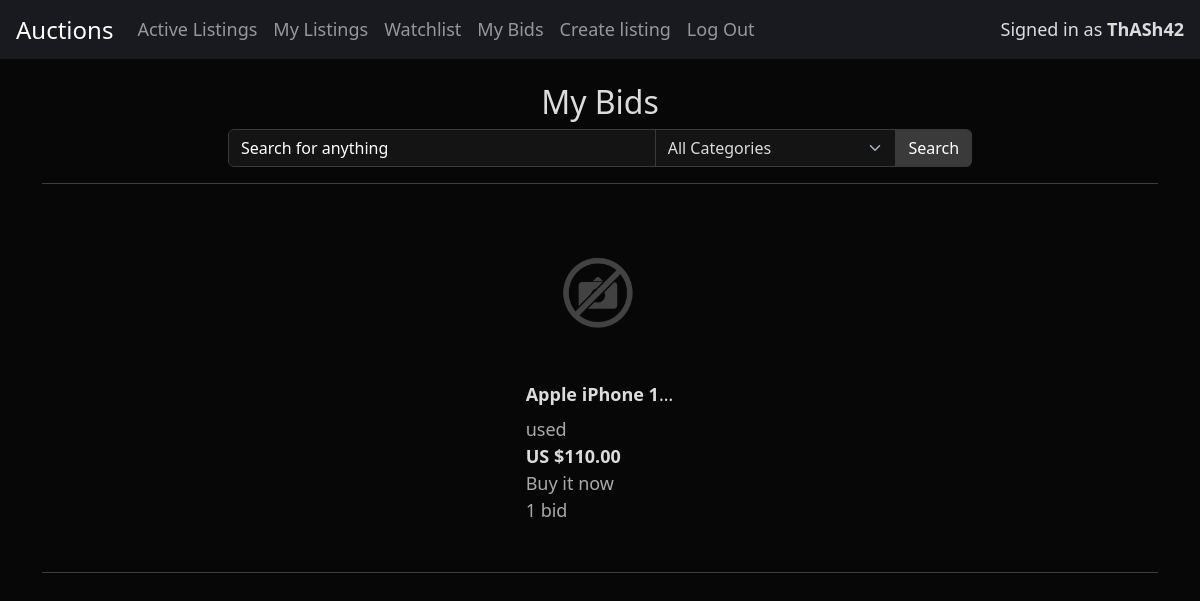
Page /mybids (signed in) on the committed database.
### auctions/models.py (models this page shows, shortened)
class User(AbstractUser):
    pass

class Listing(models.Model):
    owner = models.ForeignKey(User, on_delete=models.CASCADE, related_name="owner")
    title = models.CharField(max_length=64)
    description = models.TextField()
    start_bid = models.DecimalField(max_digits=20, decimal_places=2)
    image = models.URLField(max_length=256)
    bids = models.ManyToManyField(Bid, blank=True, related_name="bids")
    condition = models.CharField(
        max_length=16, null=True, choices=CONDITION_CHOICES
    )
    category = models.CharField(
        max_length=32, default=None, null=True, blank=True, choices=CATEGORY_CHOICES
    )
    active_status = models.CharField(
        max_length=16, default="active", choices=STATUS_CHOICES
    )
    watchlist = models.ManyToManyField(User, blank=True, related_name="watching_users")
    comments = models.ManyToManyField(Comment, blank=True, related_name="comments")
    winner = models.OneToOneField(
        User, on_delete=models.SET_NULL, blank=True, null=True, default=None
    )

class Bid(models.Model):
    price = models.DecimalField(max_digits=10, decimal_places=2)
    time = models.DateTimeField(auto_now=True)
    user = models.ForeignKey(User, on_delete=models.CASCADE, related_name="user")

### auctions/views.py (the view)
# urls.py: path("mybids", views.mybids, name="mybids"),
def mybids(request):
    if request.method == "GET":
        ids = UserBiddingActivity.objects.filter(active_user__id=request.user.id).values_list('active_listing', flat=True)
        listings = Listing.objects.filter(id__in=ids)
        listings, search, selected_category = do_search(request.GET, listings)
        return render(request, "auctions/mybids.html", {
            "listings": listings,
            "categories": CATEGORY_CHOICES,
            "search": search,
            "selected_category": selected_category,
        })
    elif request.method == "POST":
        selected_category = request.POST["category"]
        search = request.POST["search"].strip(" ")
        url = create_search_url("mybids", search, selected_category)
        return HttpResponseRedirect(url)

### auctions/utilities.py (called while the page is built)
def do_search(request_get, listings):
    if "q" in request_get or "category" in request_get:
        search = request_get.get('q', "")
        selected_category = request_get.get('category', "all")
        if search:
            listings = listings.filter(title__icontains = search)
        if selected_category != "all":
            listings = listings.filter(category = selected_category)
    else:
        search = ''
        selected_category = None
    return listings, search, selected_category

### auctions/templates/auctions/mybids.html
{% extends 'auctions/layout.html' %}
{% block body %}
    <div class="text-center col-lg-8 m-auto">
        <h2>My Bids</h2>
        <form action="{% url 'mybids' %}" method="POST">
            {% include "auctions/helpers/search.html" %}
        </form>
    </div>
    {% if listings %}
        {% include "auctions/helpers/listing_section.html" %}
    {% else %}
        {% include "auctions/helpers/listings_not_found.html" %}
    {% endif %}
{% endblock body %}

### auctions/templates/auctions/layout.html (shortened to what this page needs)
{% load static %}
<!DOCTYPE html>
<html lang="en" data-bs-theme="dark">
    <head>
        <link href="{% static 'auctions/scss/styles.css' %}" rel="stylesheet">
    </head>
    <body>
        <nav class="navbar navbar-expand-lg navbar-dark sticky-top bg-accent d-flex justify-content-between px-3">
            <a class="navbar-brand" href="{% url 'index' %}">Auctions</a>
            <div class="collapse navbar-collapse flex-shrink-1" id="navbarNavDropdown">
                <ul class="navbar-nav mr-auto">
                    <li class="nav-item">
                        <a class="nav-link" href="{% url 'index' %}">Active Listings</a>
                    </li>
                    <li class="nav-item">
                        <a class="nav-link" href="{% url 'my_listings' %}">My Listings</a>
                    </li>
                    <li class="nav-item">
                        <a class="nav-link" href="{% url 'watchlist' %}">Watchlist</a>
                    </li>
                    <li class="nav-item">
                        <a class="nav-link" href="{% url 'mybids' %}">My Bids</a>
                    </li>
                    <li class="nav-item">
                        <a class="nav-link" href="{% url 'listing_create' %}">Create listing</a>
                    </li>
                    {% if user.is_authenticated %}
                        <li class="nav-item">
                            <a class="nav-link" href="{% url 'logout' %}">Log Out</a>
                        </li>
                    {% endif %}
                </ul>
            </div>
            <div id="computer-authenticated">
                {% if user.is_authenticated %}
                    Signed in as <strong>{{ user.username }}</strong>
                {% else %}
                    Not signed in.
                {% endif %}
            </div>
        </nav>
        <main class="container-md mt-4">
            {% block body %}
            {% endblock %}
        </main>
    </body>
</html>

### auctions/templates/auctions/helpers/listing_section.html
<hr>
<div class="row justify-content-around m-3">
    {% for listing in listings %}
        <div class="col-6 col-sm-4 col-md-3 col-lg-2 justify-content-around p-3">
            <section class="card m-auto">
                <div>
                    <a href="{% url 'listing' listing.id %}">
                        <div>
                            {% include "auctions/helpers/image_listing_card.html" %}
                        </div>
                    </a>
                </div>
                <div class="card-body">
                    <div class="card-title">
                        <a href="{% url 'listing' listing.id %}">
                            <strong>{{ listing.title }}</strong>
                        </a>
                    </div>
                    <div>
                        <span class="card-subtitle">
                            {{ listing.condition }}
                        </span>
                    </div>
                    <div class="listing-price-div">
                        <strong>
                            {% if listing.bids.exists %}
                                    US ${{ listing.bids.first.price }}
                            {% else %}
                                    US ${{ listing.start_bid }}
                            {% endif %}
                        </strong>
                    </div>
                    <div>
                        <span class="card-subtitle">
                            {% if listing.owner.id == request.user.id %}
                                Your listing
                            {% else %}
                                Buy it now
                            {% endif %}
                        </span>
                    </div>
                    <div>
                        <span class="card-subtitle">
                            {{ listing.bids.count }}
                            {% if listing.bids.count == 1 %}
                                bid
                            {% else %}
                                bids
                            {% endif %}
                        </span>
                    </div>
                </div>
            </section>
        </div>
    {% endfor %}
</div>
<hr>

### auctions/templates/auctions/helpers/image_listing_card.html
<img
{% if listing.image %}
src="{{ listing.image }}" class="card-img-top img-fluid"
{% else %}
src="../../../static/auctions/pictures/nopicture.png"
class="no-card-img-top card-img-top"
{% endif %}
alt="Picture of listing">

### rows in the picture
User: username "ThASh42"
Listing: title "Apple iPhone 1…", condition "used", bids.first.price "110.00", shows "Buy it now", bids.count "1"
